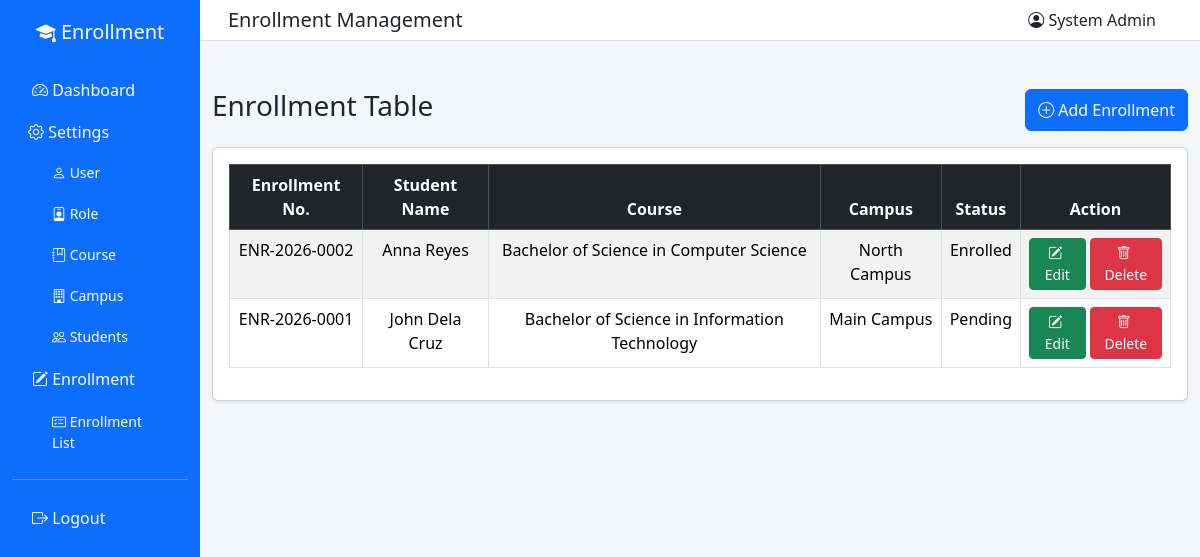
The page /frontend/enrollment.php (signed in) on the database its author committed.
### tables this page shows
CREATE TABLE `enrollment` (
  `enrollmentID` int(11) NOT NULL AUTO_INCREMENT,
  `enrollmentNo` varchar(50) NOT NULL,
  `studentName` varchar(120) NOT NULL,
  `courseName` varchar(120) NOT NULL,
  `campusName` varchar(120) NOT NULL,
  `status` varchar(30) NOT NULL,
  `dateCreated` timestamp NOT NULL DEFAULT current_timestamp(),
  `dateDeleted` date DEFAULT NULL,
  PRIMARY KEY (`enrollmentID`),
  UNIQUE KEY `uq_enrollment_enrollmentNo` (`enrollmentNo`)
);

### frontend/enrollment.php (the view, shortened to what this page needs)
<?php
require_once '../backend/database.php';
?>
<!DOCTYPE html>
<html lang="en">
<head>
<link href="https://cdn.jsdelivr.net/npm/bootstrap@5.3.2/dist/css/bootstrap.min.css" rel="stylesheet">
<link rel="stylesheet" href="https://cdn.jsdelivr.net/npm/bootstrap-icons@1.11.1/font/bootstrap-icons.css">
</head>
<body>
<div class="container-fluid">
<div class="row">
<?php include "nav.php"; ?>
<div class="col-md-10 p-0">
<nav class="navbar navbar-expand-lg topbar px-3">
<div class="container-fluid">
<h5 class="mb-0">Enrollment Management</h5>
<div class="ms-auto"><span class="me-3"><i class="bi bi-person-circle"></i> <?php echo htmlspecialchars($_SESSION['fullName'] ?? 'User'); ?></span></div>
</div>
</nav>
<div class="container mt-5">
<div class="d-flex justify-content-between mb-3">
<h3>Enrollment Table</h3>
<button class="btn btn-primary" data-bs-toggle="modal" data-bs-target="#addEnrollmentModal"><i class="bi bi-plus-circle me-1"></i>Add Enrollment</button>
</div>
<div class="card shadow-sm">
<div class="card-body">
<table class="table table-bordered table-striped text-center">
<thead class="table-dark">
<tr>
<th>Enrollment No.</th>
<th>Student Name</th>
<th>Course</th>
<th>Campus</th>
<th>Status</th>
<th width="150">Action</th>
</tr>
</thead>
<tbody>
<?php
$result = mysqli_query($conn, "SELECT * FROM enrollment WHERE dateDeleted IS NULL ORDER BY enrollmentID DESC");
while ($row = mysqli_fetch_assoc($result)) {
    echo "<tr>";
    echo "<td>" . $row['enrollmentNo'] . "</td>";
    echo "<td>" . $row['studentName'] . "</td>";
    echo "<td>" . $row['courseName'] . "</td>";
    echo "<td>" . $row['campusName'] . "</td>";
    echo "<td>" . $row['status'] . "</td>";
    echo '<td>
        <div class="d-inline-flex gap-1">
            <button class="btn btn-sm btn-success" data-bs-toggle="modal" data-bs-target="#editEnrollmentModal' . $row['enrollmentID'] . '"><i class="bi bi-pencil-square me-1"></i>Edit</button>
            <button class="btn btn-sm btn-danger" data-bs-toggle="modal" data-bs-target="#deleteEnrollmentModal' . $row['enrollmentID'] . '"><i class="bi bi-trash me-1"></i>Delete</button>
        </div>
    </td>';
    echo "</tr>";
}
?>
</tbody>
</table>
</div>
</div>
</div>
</div>
</div>
</div>
</body>
</html>

### frontend/nav.php
<div class="col-md-2 sidebar">
<h5 class="text-center mb-4">
<i class="bi bi-mortarboard-fill"></i> Enrollment
</h5>
<a href="dashboard.php"><i class="bi bi-speedometer2"></i> Dashboard</a>
<div class="px-3 py-2"><i class="bi bi-gear"></i> Settings</div>
<div class="submenu">
<a href="user.php"><i class="bi bi-person"></i> User</a>
<a href="role.php"><i class="bi bi-person-badge"></i> Role</a>
<a href="course.php"><i class="bi bi-journal-bookmark"></i> Course</a>
<a href="campus.php"><i class="bi bi-building"></i> Campus</a>
<a href="students.php"><i class="bi bi-people"></i> Students</a>
</div>
<a href="enrollment.php"><i class="bi bi-pencil-square"></i> Enrollment</a>
<div class="submenu">
<a href="enrollment.php"><i class="bi bi-card-checklist"></i> Enrollment List</a>
</div>
<hr>
<a href="#" onclick="event.preventDefault(); Swal.fire({
    title: 'Are you sure?',
    text: 'You will be logged out.',
    icon: 'warning',
    showCancelButton: true,
    confirmButtonText: 'Yes, logout',
    cancelButtonText: 'Cancel'
}).then((result) => {
    if (result.isConfirmed) {
        window.location.href='logout.php';
    }
});">
<i class="bi bi-box-arrow-right"></i> Logout
</a>
</div>

### frontend/enrollment.php (style rules this page uses)
body { background:#f5f6fa; }
.sidebar { height:100vh;background:#0d6efd;color:white;padding-top:20px; }
.sidebar a { color:white;text-decoration:none;display:block;padding:10px 20px; }
.sidebar .submenu { padding-left:20px;font-size:14px; }
.topbar { background:white;border-bottom:1px solid #ddd; }

### rows shown on the page
enrollment: enrollmentNo "ENR-2026-0002", studentName "Anna Reyes", courseName "Bachelor of Science in Computer Science", campusName "North Campus", status "Enrolled"
enrollment: enrollmentNo "ENR-2026-0001", studentName "John Dela Cruz", courseName "Bachelor of Science in Information Technology", campusName "Main Campus", status "Pending"

### other values the page prints
$_SESSION['fullName'] "System Admin"
